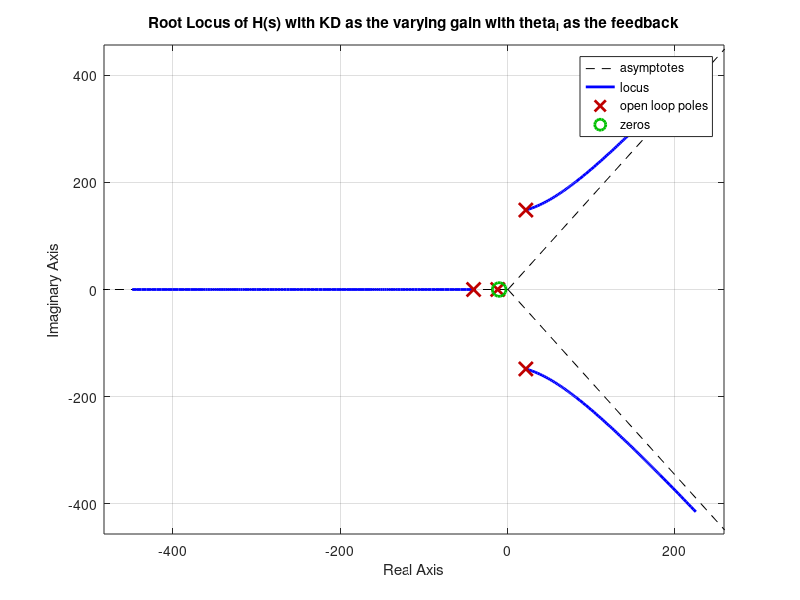

Reproduce this figure in MATLAB.
% Clear previous data
clear all;
close all;
clc;

% Define the gain relationship
KD = 1; % Set KD to 1 initially; this will be varied by root locus
Kp = 10 * KD; % Fixed relationship between Kp and KD

% Define the coefficients of the transfer function based on H(s) provided
numerator = [100 * KD, 100 * Kp];

% Substitute Kp = 10 * KD in the denominator expression
denominator = [
    0.00009409, ...
    (0.000808786), ...
    (1.94173806), ...
    (8.338 + 100 * KD), ...
    100 * Kp
];

% Create a transfer function object with KD as a variable gain
sys = tf(numerator, denominator);

% Plot the root locus with KD as the varying gain
rlocus(sys);
title('Root Locus of H(s) with KD as the varying gain with theta_l as the feedback');
xlabel('Real Axis');
ylabel('Imaginary Axis');
grid on;
